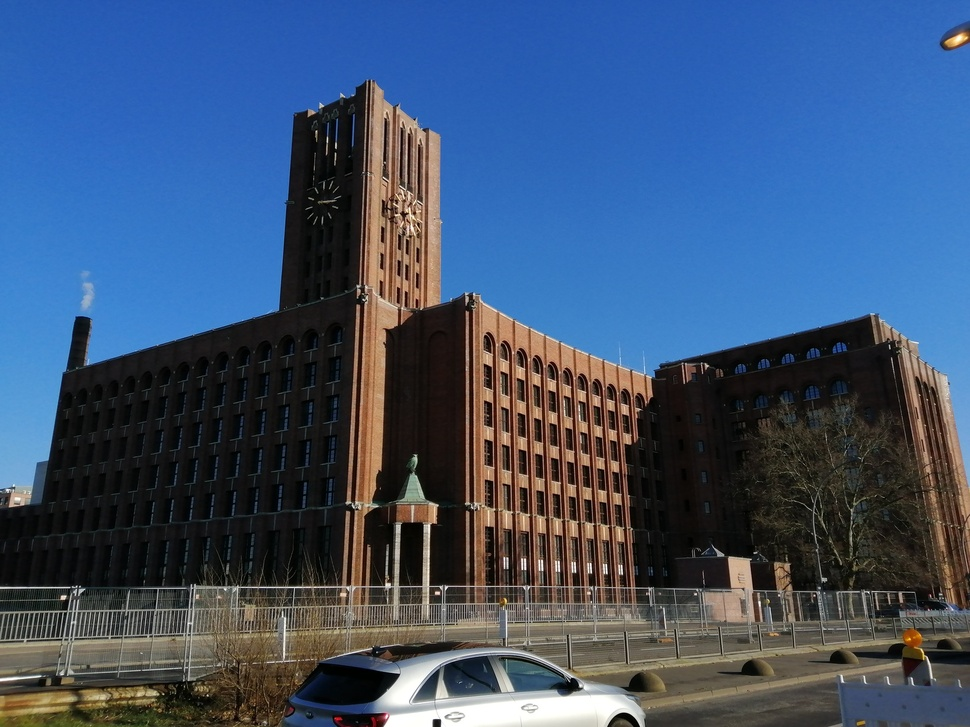
//> input picture Ullsteinhaus.jpg, 970 x 727 px, shrunk from 1632 x 1224 before the run
$ ./burns   (built with g++ and OpenCV 4)
//> lines starting //> are read from the running program, lines starting //| are printed output that depends on the picture
// implementation of line detection as described in http://dx.doi.org/10.1109/TPAMI.1986.4767808
// Marcus Hebel

#include <opencv2/core/core.hpp>
#include <opencv2/imgproc/imgproc.hpp>
#include <opencv2/highgui/highgui.hpp>
#include <fstream>
#include <iostream>
#include "mystack.h"

using namespace std;
using namespace cv;

const int layer_c_intern = 11;
const int layer_l_intern = 2;
const double mypi = 3.14159265358979323846264338328;

// line extraction parameter
int numpart = 10;	// number of partitions of 360 degrees
int minsize = 46;	// min region size for line (approx. double line lenghth)
int minlen = 23;	// min line length
int mincon = 3;	// minimum contrast of edges
double mingrad = 1.5;	// minimum gradient of edges
double minsup = 0.6;	// minimum portion of pixels supporting the line
int rgb[] = { 30,59,11 }; // rgb portions to convert to gray-scale

Mat theimage[layer_c_intern];	// data structure to store the image channels (r, g, b, gray, low-pass, gradient, lines, tmp1, tmp2, tmp3, tmp4)
Mat l_layer[layer_l_intern];	// data structure for calculations
long *structure;	// data structure to store the list of detected lines
long structure_set = 0;
int *grayvalues;
int memory_set = 0;
int result_set = 0;
int headersize = 15;
int x_global = 0;
int y_global = 0;

int uc_int(uchar c) {
	int ret = (int)c;
	return ret;
}

uchar i_uchar(int i) {
	uchar c;
	if (i > 255) i = 255;
	if (i < 0) i = 0;
	c = (uchar)i;
	return c;
}

int read_theimage(int id, int &x, int &y, string mfilename) {	// read image using OpenCV
//> called with id = 0, mfilename = "./Ullsteinhaus.jpg"
	Mat cvimg;
	int i;
	int j;
	int data;
	int u = 0;
	int v = 0;
	int ret = 0;
	uchar c;
	cvimg = imread(mfilename);
//> cvimg is the input picture: 727 rows x 970 cols, CV_8UC3; mean B, G, R 113.2, 83.2, 61.9
	u = cvimg.cols;
//> u = 970
	v = cvimg.rows;
//> v = 727
	if ((u == 0) || (v == 0) || (u > 65535) || (v > 65535)) ret = 1;
	if (!ret) {
		for (i = 0; i < layer_c_intern; i++) {
			theimage[i] = Mat::zeros(v, u, CV_8U);
		}
		for (i = 0; i < layer_l_intern; i++) {
			l_layer[i] = Mat::zeros(v, u, CV_32S);
		}
	}
	if (!ret) {
		memory_set = 1;
		for (j = 0; j < v; j++) {
			for (i = 0; i < u; i++) {
				data = 0;
				c = cvimg.at<Vec3b>(j, i)[0];
				theimage[id].at<uchar>(j, i) = c;
				data += rgb[2] * uc_int(c);
				c = cvimg.at<Vec3b>(j, i)[1];
				theimage[id + 1].at<uchar>(j, i) = c;
				data += rgb[1] * uc_int(c);
				c = cvimg.at<Vec3b>(j, i)[2];
				theimage[id + 2].at<uchar>(j, i) = c;
				data += rgb[0] * uc_int(c);
				data /= (rgb[0] + rgb[1] + rgb[2]);
				theimage[id + 3].at<uchar>(j, i) = i_uchar(data);
			}
		}
//> this loop made 727 passes
//> (data, c) on passes 1 to 3: (96, 49), (97, 50), (98, 51)
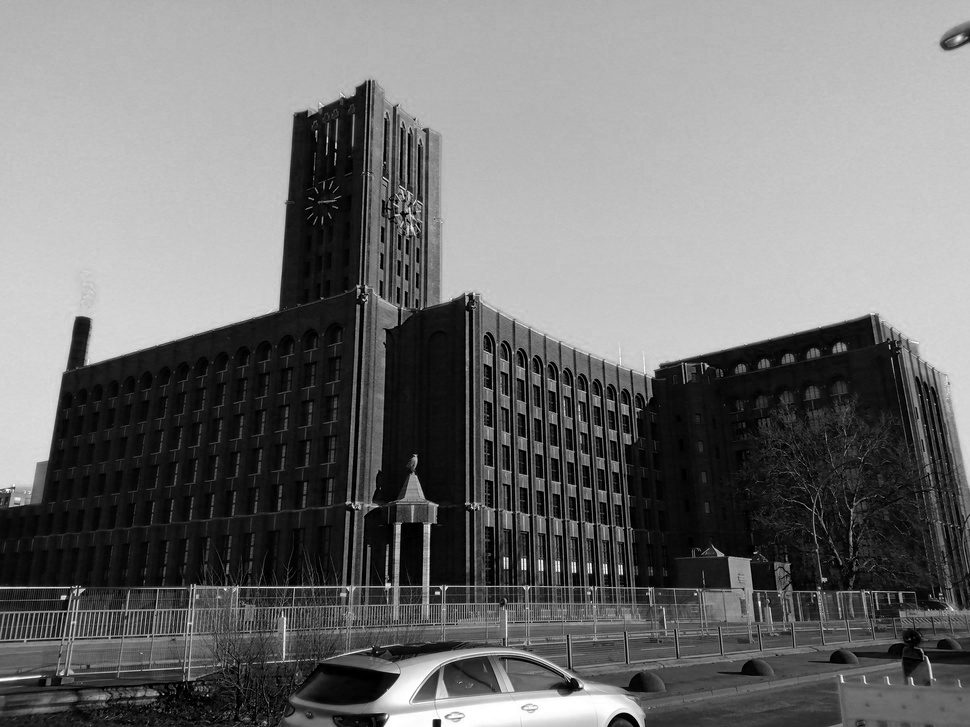
//> theimage[0]: 727 rows x 970 cols, CV_8UC1; min 0, max 255, mean 113.2
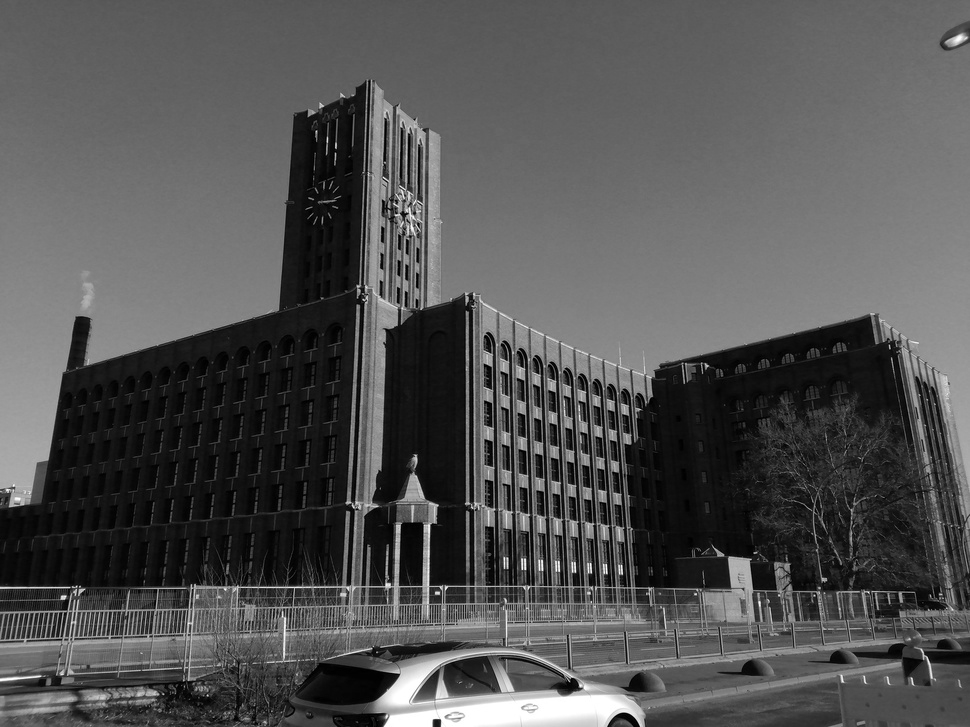
//> theimage[1]: 727 rows x 970 cols, CV_8UC1; min 0, max 255, mean 83.2
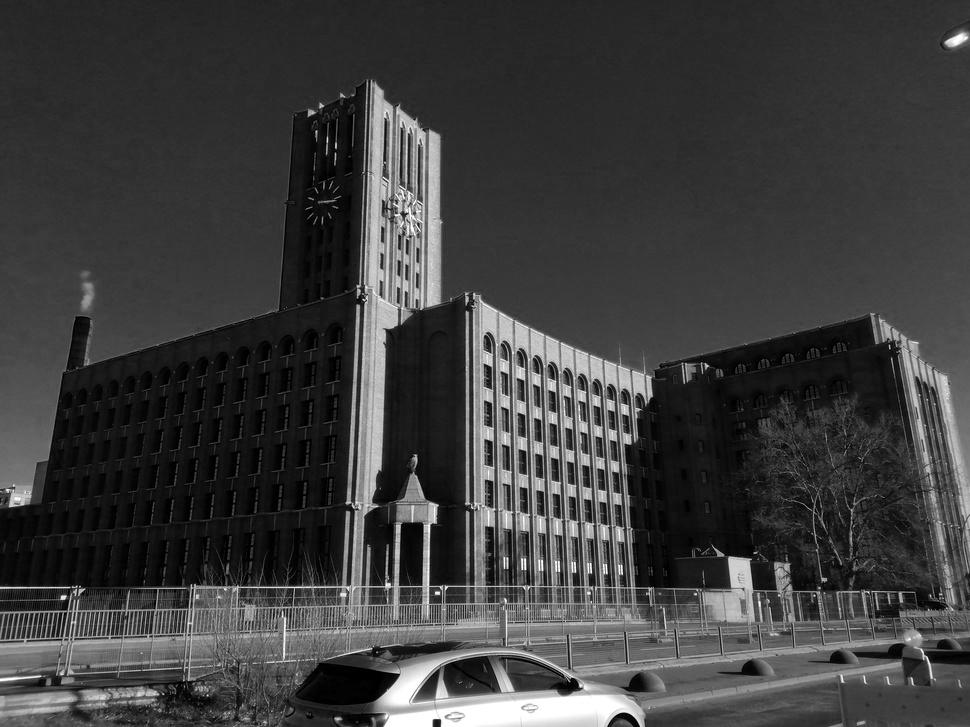
//> theimage[2]: 727 rows x 970 cols, CV_8UC1; min 0, max 255, mean 61.9
//> theimage[4]: 727 rows x 970 cols, CV_8UC1; every value is 0
//> after the loop, data = 81; c = 79
	}
	x = u;
//> x = 970
	y = v;
//> y = 727
	cvimg.release();
	return ret;
}

void gauss(int id_old, int id_new) { // low-pass filter of grayscale image
//> called with id_old = 3, id_new = 4
	int i;
	int j;
	int k;
	int l;
	int thesum;
	int thecount;
	int themultiplicator;
	for (j = 0; j < y_global; j++) {
		for (i = 0; i < x_global; i++) {
			thesum = 0;
			thecount = 0;
			for (k = -1; k <= 1; k++) {
				for (l = -1; l <= 1; l++) {
					if ((i + k >= 0) && (i + k < x_global) && (j + l >= 0) && (j + l < y_global)) {
						themultiplicator = 3 - k * k - l * l;
						if ((k == 0) && (l == 0)) themultiplicator += 1;
						thesum += themultiplicator * uc_int(theimage[id_old].at<uchar>(j + l, i + k));
						thecount += themultiplicator;
					}
				}
			}
			theimage[id_new].at<uchar>(j, i) = i_uchar((int)(thesum / thecount));
		}
	}
//> this loop made 727 passes
//> (thesum, thecount) on passes 1 to 3: (867, 9), (1164, 12), (1176, 12)
//> after the loop, thesum = 716; thecount = 9; themultiplicator = 4
}

int partitionvalue(double w, double wsteph) {
	int i;
	int ret = 0;
	double wdown;
	wdown = -mypi;
	i = 1;
	while (i <= numpart) {
		if ((w >= wdown) && (w < (wdown + wsteph))) {
			ret = i;
			i = numpart;
		}
		wdown += wsteph;
		i += 1;
	}
	return ret;
}

// [12 lines left out: functions get_xy, coord_of, not called in this run]

long fill(int no_test, int nr, int nrl, int x1, int y1, long max) {	// flood-fill of line regions
	uchar thecolor;
	uchar black;
	uchar oldcolor;
	int u;
	int v;
	int ind;
	int min_x = x_global - 1;
	int min_y = y_global - 1;
	int max_x = 0;
	int max_y = 0;
	long i;
	long pos;
	long count = max;
	long count2 = 0;
	long closeby = 0;
	long *position;
	Stack<long> thestack;
	Stack<long> thestack2;
	Stack<long> thestack3;
	if (no_test) {
		count += headersize;
	}
	thecolor = i_uchar(0);
	black = i_uchar(255);
	oldcolor = theimage[nr].at<uchar>(y1, x1);
	thestack.push(coord_of(x1, y1));
	if (no_test) {
		structure[max + 8] = (long)uc_int(oldcolor);
		structure[max + 6] = numpart;
	}
	while (thestack.pop(pos)) {
		if (no_test) {
			thestack3.push(pos);
		}
		get_xy(pos, u, v);
		if (u < min_x) min_x = u;
		if (u > max_x) max_x = u;
		if (v < min_y) min_y = v;
		if (v > max_y) max_y = v;
		theimage[nr].at<uchar>(v, u) = thecolor;
		if (no_test) {
			structure[count] = pos;
		}
		count += 1;
		count2 += 1;
		if (u < x_global - 1) {
			if (theimage[nr].at<uchar>(v, u + 1) != oldcolor) {
				thestack2.push(coord_of(u + 1, v));
				closeby += 1;
			}
			if (v < y_global - 1) {
				if (theimage[nr].at<uchar>(v + 1, u + 1) != oldcolor) {
					thestack2.push(coord_of(u + 1, v + 1));
					closeby += 1;
				}
			}
		}
		if (v < y_global - 1) {
			if (theimage[nr].at<uchar>(v + 1, u) != oldcolor) {
				thestack2.push(coord_of(u, v + 1));
				closeby += 1;
			}
		}
		if (v > 0) {
			if (theimage[nr].at<uchar>(v - 1, u) == oldcolor) {
				thestack.push(coord_of(u, v - 1));
				theimage[nr].at<uchar>(v - 1, u) = black;
			}
		}
		if (v < y_global - 1) {
			if (theimage[nr].at<uchar>(v + 1, u) == oldcolor) {
				thestack.push(coord_of(u, v + 1));
				theimage[nr].at<uchar>(v + 1, u) = black;
			}
		}
		if (u > 0) {
			if (theimage[nr].at<uchar>(v, u - 1) == oldcolor) {
				thestack.push(coord_of(u - 1, v));
				theimage[nr].at<uchar>(v, u - 1) = black;
			}
		}
		if (u < x_global - 1) {
			if (theimage[nr].at<uchar>(v, u + 1) == oldcolor) {
				thestack.push(coord_of(u + 1, v));
				theimage[nr].at<uchar>(v, u + 1) = black;
			}
		}
	}
	if (no_test) {
		structure[max + 2] = count2;
		structure[max] = 1;
		structure[max + 4] = coord_of(min_x, min_y);
		structure[max + 5] = coord_of(max_x, max_y);
		while (thestack3.pop(pos)) {
			get_xy(pos, u, v);
			l_layer[nrl].at<int32_t>(v, u) = (max_x - min_x)*(max_x - min_x) + (max_y - min_y)*(max_y - min_y);
		}
	}
	if (closeby) {
		position = (long*)calloc(closeby, sizeof(long));
		closeby = 0;
		while (thestack2.pop(pos)) {
			i = 0;
			ind = 1;
			while ((ind) && (i < closeby)) {
				if (pos == position[i]) {
					ind = 0;
				}
				i += 1;
			}
			if (ind) {
				position[closeby] = pos;
				if (no_test) {
					structure[count + closeby] = pos;
				}
				closeby += 1;
			}
		}
		free(position);
	}
	if (no_test) {
		structure[max + 3] = closeby;
	}
	return count + closeby;
}

// [108 lines left out: functions dosort, myabsvalag, householder, determine_values, lined, not called in this run]

int gradients(int idx_base, int idx_grad, int idx1, int idx2, int idx1ii, int idx2ii) { // compute gradients and their direction
//> called with idx_base = 4, idx_grad = 5, idx1 = 7, idx2 = 8, idx1ii = 9, idx2ii = 10
	int i;
	int j;
	int gv;
	int gh;
	int ret = 0;
	double w1;
	double w2;
	double absval;
	double twopi = 2 * mypi;
	double wstep;
	wstep = twopi / ((double)numpart);
	for (i = 0; i < (x_global - 1); i++) {
		for (j = 0; j < (y_global - 1); j++) {
			gv = -uc_int(theimage[idx_base].at<uchar>(j, i)) - uc_int(theimage[idx_base].at<uchar>(j + 1, i)) + uc_int(theimage[idx_base].at<uchar>(j, i + 1)) + uc_int(theimage[idx_base].at<uchar>(j + 1, i + 1));
			gh = -uc_int(theimage[idx_base].at<uchar>(j, i)) + uc_int(theimage[idx_base].at<uchar>(j + 1, i)) - uc_int(theimage[idx_base].at<uchar>(j, i + 1)) + uc_int(theimage[idx_base].at<uchar>(j + 1, i + 1));
			absval = 0.5*sqrt(gv*gv + gh * gh);
			theimage[idx_grad].at<uchar>(j, i) = i_uchar((int)absval);
			if (absval < mingrad) {
				theimage[idx1].at<uchar>(j, i) = i_uchar(0);
				theimage[idx2].at<uchar>(j, i) = i_uchar(0);
				theimage[idx1ii].at<uchar>(j, i) = i_uchar(0);
				theimage[idx2ii].at<uchar>(j, i) = i_uchar(0);
			}
			else {
				w1 = atan2((double)gv, (double)gh);
				while (w1 >= mypi) {
					w1 = w1 - twopi;
				}
				while (w1 < -mypi) {
					w1 = w1 + twopi;
				}
				w2 = w1 + mypi / ((double)numpart);
				while (w2 >= mypi) {
					w2 = w2 - twopi;
				}
				while (w2 < -mypi) {
					w2 = w2 + twopi;
				}
				theimage[idx1].at<uchar>(j, i) = i_uchar(2 * partitionvalue(w1, wstep) - 1);
				theimage[idx2].at<uchar>(j, i) = i_uchar(2 * partitionvalue(w2, wstep));
				theimage[idx1ii].at<uchar>(j, i) = theimage[idx1].at<uchar>(j, i);
				theimage[idx2ii].at<uchar>(j, i) = theimage[idx2].at<uchar>(j, i);
			}
		}
	}
//> this loop made 969 passes
//> (gv, gh, absval, w1, w2) on passes 1 to 3: (-4, 2, 2.24, -1.11, -0.793), (1, 3, 1.58, 0.322, 0.636), (2, 4, 2.24, 0.464, 0.778)
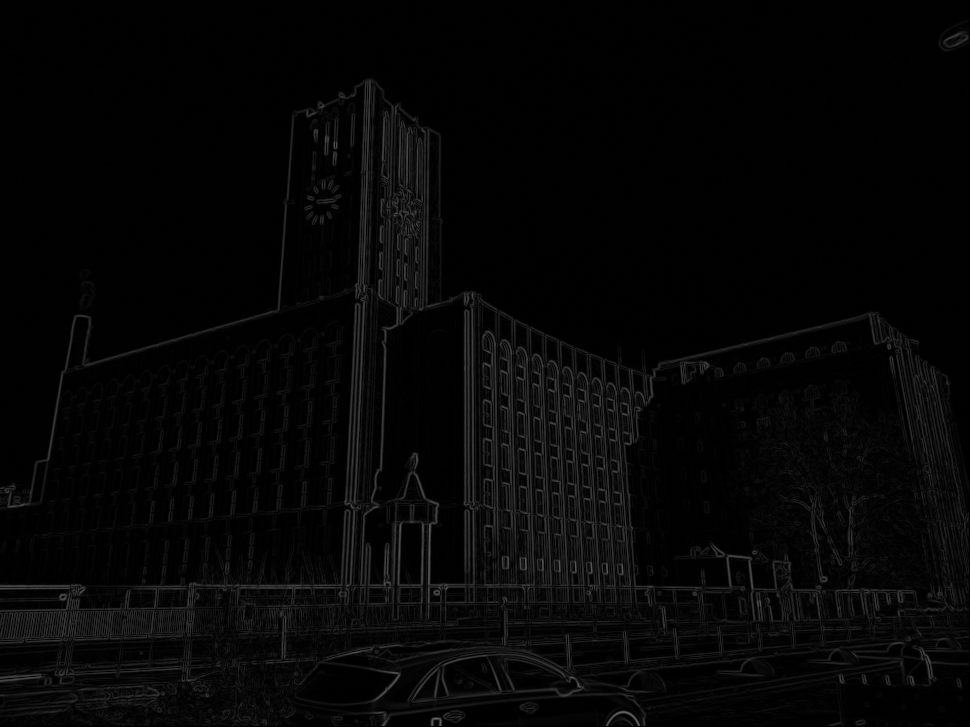
//> theimage[5]: 727 rows x 970 cols, CV_8UC1; min 0, max 103, mean 5.7
//> after the loop, gv = -1; gh = 5; absval = 2.55; w1 = -0.197; w2 = 0.117
	return ret;
}

int line_detection_burns(int idx_base, int idx_line, int idx1, int idx2, int idx1ii, int idx2ii, int idxl1, int idxl2) { // detection of straight lines, see http://dx.doi.org/10.1109/TPAMI.1986.4767808
	int ret = 0;
	int i;
	int j;
	int u;
	int v;
	int m;
	int wu;
	int wv;
	int gxmin;
	int gxmax;
	int gymin;
	int gymax;
	int count2;
	int indi[4];
	int contrast;
	long k;
	long l;
	long max;
	long max_g;
	long vote;
	long count;
	float gw;
	float *A2;
	float *x;
	double ad[4][2];
	double absval;
	double gxmind;
	double gxmaxd;
	double gymind;
	double gymaxd;
	double gw_med;

	max = 0;
	count = 0;
	for (i = 0; i < x_global; i++) {	// test number of line regions and max size for memory requirements
		for (j = 0; j < y_global; j++) {
			if (uc_int(theimage[idx1ii].at<uchar>(j, i)) > 0) {
				max_g = fill(0, idx1ii, idxl1, i, j, max);
				if ((max_g - max) >= minsize) {
					count += 1;
					max = max_g;
				}
			}
			if (uc_int(theimage[idx2ii].at<uchar>(j, i)) > 0) {
				max_g = fill(0, idx2ii, idxl2, i, j, max);
				if ((max_g - max) >= minsize) {
					count += 1;
					max = max_g;
				}
			}
		}
	}
	structure_set = count * headersize + max;	// allocate data structure for lines
	structure = (long*)calloc(structure_set + headersize + minsize + 1, sizeof(long));
	if (!(structure == NULL)) {
		k = 0;
		count = 0;
		for (i = 0; i < x_global; i++) {	// actually detect and store line regions
			for (j = 0; j < y_global; j++) {
				if (uc_int(theimage[idx1].at<uchar>(j, i)) > 0) {
					max_g = fill(1, idx1, idxl1, i, j, k);
					if ((max_g - k - headersize) >= minsize) {
						structure[k + 1] = 0;
						k = max_g;
						count += 1;
					}
				}
				if (uc_int(theimage[idx2].at<uchar>(j, i)) > 0) {
					max_g = fill(1, idx2, idxl2, i, j, k);
					if ((max_g - k - headersize) >= minsize) {
						structure[k + 1] = 1;
						k = max_g;
						count += 1;
					}
				}
			}
		}
		for (i = 0; i < x_global; i++) {
			for (j = 0; j < y_global; j++) {
				if ((l_layer[0].at<int32_t>(j, i)) || (l_layer[1].at<int32_t>(j, i))) {
					if (l_layer[0].at<int32_t>(j, i) < l_layer[1].at<int32_t>(j, i)) {
						theimage[idx1].at<uchar>(j, i) = i_uchar(2);
					}
					else {
						theimage[idx1].at<uchar>(j, i) = i_uchar(1);
					}
				}
			}
		}
		k = 0;
		max_g = 0;
		while (k < structure_set) {
			if (structure[k]) {
				vote = 0;
				for (l = 0; l < structure[k + 2]; l++) {
					get_xy(structure[k + headersize + l], u, v);
					if (uc_int(theimage[idx1].at<uchar>(v, u)) == ((int)(structure[k + 1] + 1))) vote += 1;
				}
				structure[k + 9] = vote;
				if (((1.0*vote) / (1.0*structure[k + 2])) < minsup) {
					structure[k] = 0;
				}
			}
			if ((structure[k + 2] + structure[k + 3]) > max_g) max_g = structure[k + 2] + structure[k + 3];
			k += headersize + structure[k + 2] + structure[k + 3];
		}
		grayvalues = (int*)calloc(max_g, sizeof(int));
		k = 0;
		while (k < structure_set) {
			if (structure[k]) {
				for (l = 0; l < structure[k + 2] + structure[k + 3]; l++) {
					get_xy(structure[k + headersize + l], u, v);
					grayvalues[l] = uc_int(theimage[idx_base].at<uchar>(v, u));
				}
				l = structure[k + 2] + structure[k + 3];
				dosort(0, l - 1);
				if (!(l >> 3)) {
					contrast = grayvalues[l - 1] - grayvalues[0];
				}
				else {
					contrast = 0;
					for (j = 0; j < (l >> 3); j++) {
						contrast = contrast + grayvalues[l - j - 1] - grayvalues[j];
					}
					contrast = contrast / (l >> 3);
				}
				structure[k + 7] = (long)contrast;
				if (contrast < mincon) {
					structure[k] = 0;
				}
			}
			k += headersize + structure[k + 2] + structure[k + 3];
		}
		free(grayvalues);
		k = 0;
		A2 = (float*)calloc((max_g << 2), sizeof(float));
		x = (float*)calloc(3, sizeof(float));
		while (k < structure_set) {
			if (structure[k]) {
				gxmin = x_global - 1;
				gxmax = 0;
				gymin = y_global - 1;
				gymax = 0;
				m = structure[k + 2] + structure[k + 3];
				gw_med = 0;
				for (l = 0; l < m; l++) {
					get_xy(structure[k + headersize + l], u, v);
					if (u < gxmin) gxmin = u;
					if (u > gxmax) gxmax = u;
					if (v < gymin) gymin = v;
					if (v > gymax) gymax = v;
					A2[(l << 2)] = (float)u;
					A2[(l << 2) + 1] = (float)v;
					A2[(l << 2) + 2] = 1.0;
					gw = (float)uc_int(theimage[idx_base].at<uchar>(v, u));
					A2[(l << 2) + 3] = gw;
					gw_med += gw;
				}
				gw_med /= ((double)m);
				gxmind = ((double)gxmin) - 0.475;
				gymind = ((double)gymin) - 0.475;
				gxmaxd = ((double)gxmax) + 0.475;
				gymaxd = ((double)gymax) + 0.475;
				householder(3, m, A2, x);
				for (i = 0; i < 3; i++) {
					structure[k + 10 + i] = (long)(10000.0*x[i]);
				}
				ad[0][0] = (gw_med - x[2] - x[1] * gymind) / x[0];
				ad[0][1] = gymind;
				ad[1][0] = (gw_med - x[2] - x[1] * gymaxd) / x[0];
				ad[1][1] = gymaxd;
				ad[2][0] = gxmind;
				ad[2][1] = (gw_med - x[2] - x[0] * gxmind) / x[1];
				ad[3][0] = gxmaxd;
				ad[3][1] = (gw_med - x[2] - x[0] * gxmaxd) / x[1];
				count2 = 0;
				for (i = 0; i < 4; i++) indi[i] = 1;
				if ((ad[0][0] < gxmind) || (ad[0][0] > gxmaxd)) indi[0] = 0;
				if ((ad[1][0] < gxmind) || (ad[1][0] > gxmaxd)) indi[1] = 0;
				if ((ad[2][1] < gymind) || (ad[2][1] > gymaxd)) indi[2] = 0;
				if ((ad[3][1] < gymind) || (ad[3][1] > gymaxd)) indi[3] = 0;
				for (i = 0; i < 4; i++) {
					if (indi[i]) count2 += 1;
				}
				if (count2 > 1) {
					i = 0;
					while (!indi[i]) i++;
					determine_values(ad[i][0], ad[i][1], u, v);
					i += 1;
					while (((!indi[i]) || ((u == ad[i][0]) && (v == ad[i][1]))) && (i < 4)) i++;
					if (i == 4) count2 = 0;
					else {
						determine_values(ad[i][0], ad[i][1], wu, wv);
						structure[k + 13] = coord_of(u, v);
						structure[k + 14] = coord_of(wu, wv);
						absval = sqrt((u - wu)*(u - wu) + (v - wv)*(v - wv));
						if (absval < minlen) count2 = 0;
					}
				}
				if (count2 < 2) {
					structure[k] = 0;
				}
			}
			k += headersize + structure[k + 2] + structure[k + 3];
		}
		free(A2);
		free(x);
		k = 0;
		while (k < structure_set) {	// draw lines in image
			if (structure[k]) {
				get_xy(structure[k + 13], u, v);
				get_xy(structure[k + 14], i, j);
				lined(idx_line, u, v, i, j, i_uchar((int)(structure[k + 8])));
			}
			k += headersize + structure[k + 2] + structure[k + 3];
		}
		result_set = 1;
	}
	return ret;
}

// [35 lines left out: function write_text_result, not called in this run]

int main() {
	int i;
	int j;
	double angl;
	const string inname = "./Ullsteinhaus.jpg";
	const string outname = "./Ullsteinhaus_Linien.png";
	const string outtxtname = "./Ullsteinhaus_Linien.txt";
	Mat outimg;

	read_theimage(0, x_global, y_global, inname);
	gauss(3, 4);
	gradients(4, 5, 7, 8, 9, 10);
//> (the run ends here: the program needs code that is not available in this run, at `Stack<long> thestack;`)
